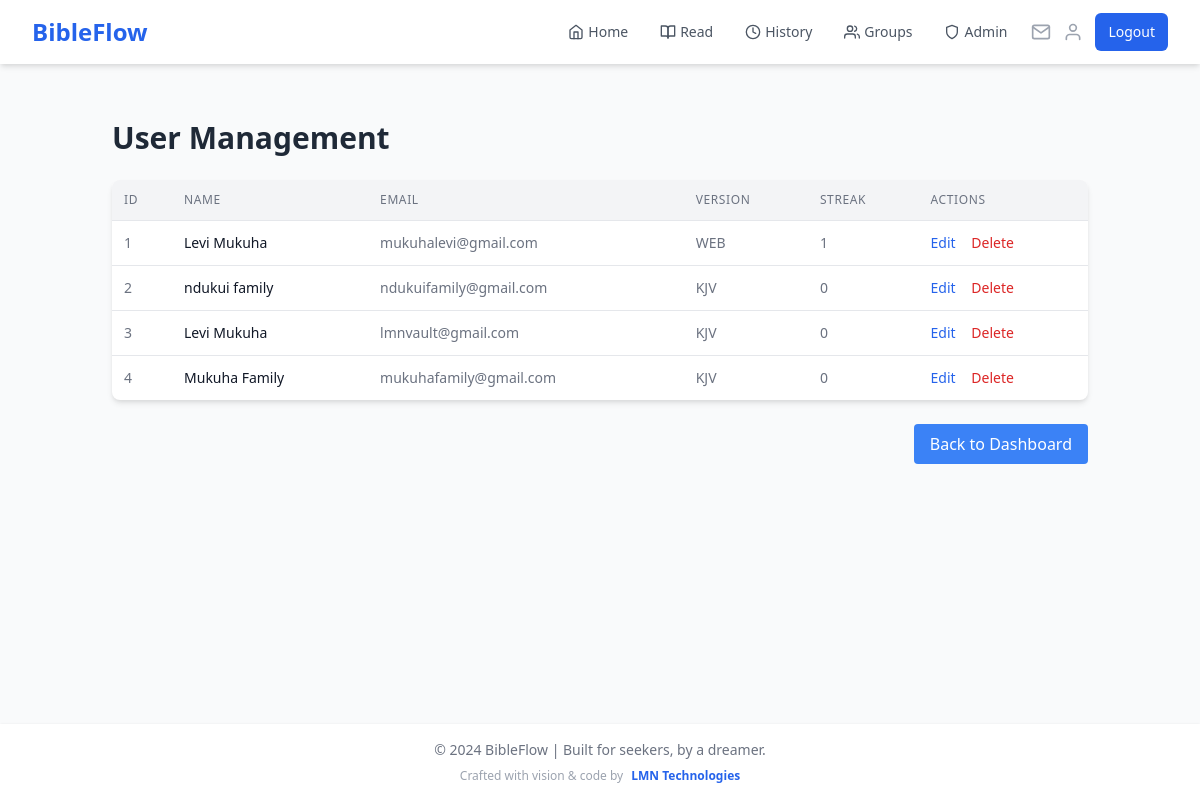
The app's page /admin/users (signed in) with its own data.
### app.py (models this page shows)
class User(UserMixin, db.Model):
    id = db.Column(db.Integer, primary_key=True)
    name = db.Column(db.String(100), nullable=False)
    email = db.Column(db.String(120), unique=True, nullable=False, index=True)
    password_hash = db.Column(db.String(200), nullable=False)
    streak = db.Column(db.Integer, default=0)
    last_read_date = db.Column(db.DateTime, index=True)
    readings = db.relationship('Reading', backref='user', lazy='dynamic')
    preferred_version = db.Column(db.String(10), default='KJV')
    created_groups = db.relationship('ReadingGroup', backref='creator', lazy='dynamic')
    group_memberships = db.relationship('GroupMember', backref='user', lazy='dynamic')

### app.py (the view)
@app.route('/admin/users')
@login_required
@admin_required
def admin_users():
    page = request.args.get('page', 1, type=int)
    per_page = 20
    users = User.query.paginate(page=page, per_page=per_page, error_out=False)
    return render_template('admin/users.html', users=users)

### app.py (called while the page is built)
@login_manager.user_loader
def load_user(user_id):
    if 'user_id' in session:
        return User.query.get(int(session['user_id']))
    return None

@app.context_processor
def inject_user_name():
    if current_user.is_authenticated:
        return dict(user_name=current_user.name)
    return dict(user_name='Guest')

@app.context_processor
def inject_invitation_count():
    if current_user.is_authenticated:
        invitation_count = GroupInvitation.query.filter(
            GroupInvitation.email == current_user.email,
            GroupInvitation.used == False,
            GroupInvitation.expires_at > datetime.utcnow()
        ).count()
        return dict(invitation_count=invitation_count)
    return dict(invitation_count=0)

def admin_required(f):
    @wraps(f)
    def decorated_function(*args, **kwargs):
        if not current_user.is_authenticated or current_user.email.lower() != 'mukuhalevi@gmail.com'.lower():
            flash('You do not have permission to access the admin panel.')
            return redirect(url_for('home'))
        return f(*args, **kwargs)
    return decorated_function

### templates/admin/users.html (shortened to what this page needs)
{% extends "base.html" %}
{% block content %}
<div class="container mx-auto p-6">
    <h1 class="text-3xl font-bold mb-6 text-gray-800">User Management</h1>
    <div class="bg-white shadow-md rounded-lg overflow-hidden">
        <table class="w-full">
            <thead class="bg-gray-100 border-b">
                <tr>
                    <th class="p-3 text-left text-xs font-medium text-gray-500 uppercase tracking-wider">ID</th>
                    <th class="p-3 text-left text-xs font-medium text-gray-500 uppercase tracking-wider">Name</th>
                    <th class="p-3 text-left text-xs font-medium text-gray-500 uppercase tracking-wider">Email</th>
                    <th class="p-3 text-left text-xs font-medium text-gray-500 uppercase tracking-wider">Version</th>
                    <th class="p-3 text-left text-xs font-medium text-gray-500 uppercase tracking-wider">Streak</th>
                    <th class="p-3 text-left text-xs font-medium text-gray-500 uppercase tracking-wider">Actions</th>
                </tr>
            </thead>
            <tbody class="divide-y divide-gray-200">
                {% for user in users.items %}
                <tr class="hover:bg-gray-50">
                    <td class="p-3 whitespace-nowrap text-sm text-gray-500">{{ user.id }}</td>
                    <td class="p-3 whitespace-nowrap text-sm font-medium text-gray-900">{{ user.name }}</td>
                    <td class="p-3 whitespace-nowrap text-sm text-gray-500">{{ user.email }}</td>
                    <td class="p-3 whitespace-nowrap text-sm text-gray-500">{{ user.preferred_version }}</td>
                    <td class="p-3 whitespace-nowrap text-sm text-gray-500">{{ user.streak }}</td>
                    <td class="p-3 whitespace-nowrap text-sm font-medium">
                        <a href="{{ url_for('admin_edit_user', user_id=user.id) }}" class="text-blue-600 hover:text-blue-900 mr-3">Edit</a>
                        <form method="POST" action="{{ url_for('admin_delete_user', user_id=user.id) }}" class="inline">
                            <button type="submit" class="text-red-600 hover:text-red-900" onclick="return confirm('Are you sure?')">Delete</button>
                        </form>
                    </td>
                </tr>
                {% endfor %}
            </tbody>
        </table>
    </div>
    <div class="mt-6 flex items-center justify-between">
        <a href="{{ url_for('admin_dashboard') }}" class="px-4 py-2 bg-blue-500 text-white rounded hover:bg-blue-600">
            Back to Dashboard
        </a>
    </div>
</div>
{% endblock %}

### records on screen
User: id "1", name "Levi Mukuha", email "mukuhalevi@gmail.com", preferred_version "WEB", streak "1"
User: id "2", name "ndukui family", email "ndukuifamily@gmail.com", preferred_version "KJV", streak "0"
User: id "3", name "Levi Mukuha", email "lmnvault@gmail.com", preferred_version "KJV", streak "0"
User: id "4", name "Mukuha Family", email "mukuhafamily@gmail.com", preferred_version "KJV", streak "0"
